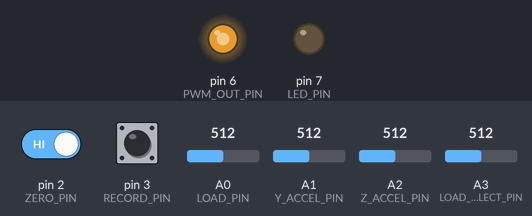
Simulated run of this sketch. Board: Arduino Uno, built with avr-gcc and run on an emulated ATmega328P. Parts: output pins drawn as LEDs (lit = HIGH). Dashed ring = blinking. The inputs (shaded band) are chosen by the test bench; at power-on: pin 3 (RECORD_PIN) HIGH, pin 2 (ZERO_PIN) HIGH, A0 (LOAD_PIN) = 512, A1 (Y_ACCEL_PIN) = 512, A2 (Z_ACCEL_PIN) = 512, A3 (LOAD_SELECT_PIN) = 512. Storage starts empty; what the sketch prints to the serial monitor is not drawn.

Above: at 3.2 s.
3.3 s: pin 3 (RECORD_PIN) pulled LOW for 0.15 s
At 4.3 s:
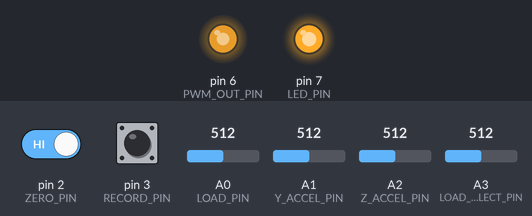
11.6 s: pin 3 (RECORD_PIN) pulled LOW for 1 s
At 13.0 s:
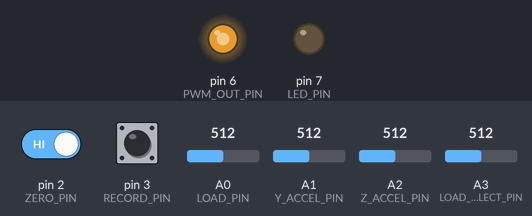
14.1 s: pin 3 (RECORD_PIN) pulsed LOW 5 times (0.12 s each, 0.3 s apart)
At 14.25 s:
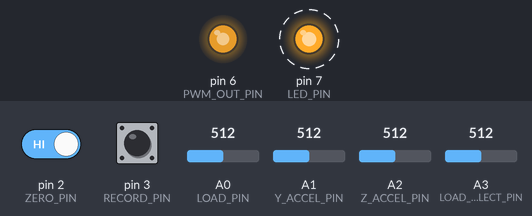
17.1 s: pin 2 (ZERO_PIN) driven LOW and pin 3 (RECORD_PIN) driven LOW
At 18.4 s:
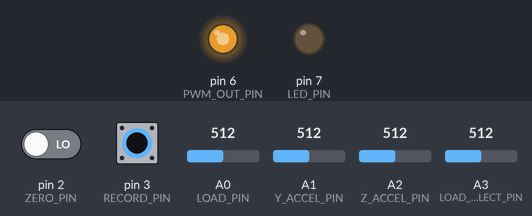
Timing chart, 0 to 19.6 s (numbered marks = the images above; inputs shaded):
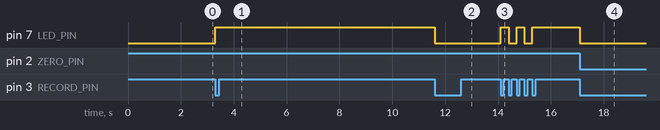

Measured:
- after the input at 3.3 s, pin 7 (LED_PIN): LOW → HIGH at once
- after the input at 11.6 s, pin 7 (LED_PIN): HIGH → LOW at once
- after the input at 14.1 s, pin 7 (LED_PIN): alternates HIGH for 0.30 s and LOW for 0.30 s, 5 changes in all, then stays HIGH, starting at once
- after the input at 17.1 s, pin 7 (LED_PIN): HIGH → LOW at once

The sketch:

Load_Cell_Functions.ino
```cpp
/**************************************************
 * Plane Controls Tester
 * By: Daniel Bachman
 * Date: 4/14/16
 * Last Update: 5/23/16
 *
 *************************************************/
//libraries used in the program
#include <SPI.h>
#include <SD.h>
#include <Bounce2.h>

 //Voltage at AREF
#define ADCRef 5.00
//ADXL355 accelerometer zero and span adjustments
#define zeroY 1.569
#define zeroZ 1.569
#define sensitivityY 0.3
#define sensitivityZ 0.3
//LT167 amplifier zero and span adjustments
#define sensitivityLoad1 1 //tension + compression load cell
#define zeroLoad1 1
#define sensitivityLoad2 1 //compression load cell
#define zeroLoad2 1

//ADXL355 input pins
#define Y_ACCEL_PIN A1
#define Z_ACCEL_PIN A2
//output signal to inject ripple into AREF
#define PWM_OUT_PIN 6
//output status LED
#define LED_PIN 7
//input button interrupts used for zeroing sensors and recording their inputs
#define ZERO_PIN 2
#define RECORD_PIN 3
//input from LT1167
#define LOAD_PIN A0
//input for selecting load cell 1 or 2
#define LOAD_SELECT_PIN A3
//chip select pin for SD card SPI interface
#define CS 10
//define the number of 'oversamples' per reading
#define samples 512

//current file number being written to
byte fileNumber = 0;
//variables for controlling loop time
unsigned long previousMillis = 0;
unsigned int interval = 1000;
//used to begin the zero and record ISR's
volatile boolean recordState = LOW;
volatile boolean zeroState = LOW;
Bounce recordDebounce = Bounce();
Bounce zeroDebounce = Bounce();

void setup()
{
  //start the ripple into AREF
  pinMode(PWM_OUT_PIN, OUTPUT);
  analogWrite(PWM_OUT_PIN, 200);
  //initialize record and zero interrupt pins
  pinMode(RECORD_PIN, INPUT_PULLUP);
  pinMode(ZERO_PIN, INPUT_PULLUP);
  //attach interrupt for record and zero pins
  attachInterrupt(digitalPinToInterrupt(RECORD_PIN), interrupt1, FALLING);
  attachInterrupt(digitalPinToInterrupt(ZERO_PIN), interrupt2, FALLING);
  recordDebounce.attach(RECORD_PIN);
  zeroDebounce.attach(ZERO_PIN);
  recordDebounce.interval(20);
  zeroDebounce.interval(20);
  //initialize status LED
  pinMode(LED_PIN, OUTPUT);
  digitalWrite(LED_PIN, LOW);
  //start serial communication for debugging
  Serial.begin(9600);
  while(!Serial)
  {
    ; //wait for the serial port to connect
  }
  //debugging serial output
  Serial.print("Initializing SD card...");
  //check to see if an SD card is present and can be initialized
  if (!SD.begin(CS))
  {
    Serial.println("CARD NOT PRESENT");
    delay(2000);
    return;
  }
  Serial.println("Card initialized.");
  delay(2000);
}


void loop()
{
  unsigned long currentMillis = millis();
  if(currentMillis - previousMillis > interval)
  {
    unsigned long loopStart = millis();
    previousMillis = currentMillis;
    //take the raw analog readings from the accelerometer and the load cell
    long yAccelReading = highResRead(Y_ACCEL_PIN);
    long zAccelReading = highResRead(Z_ACCEL_PIN);
    long loadReading = highResRead(LOAD_PIN);
    //convert the raw analog readings to actual values
    float accelValue = angleCalc(yAccelReading, zAccelReading);
    float loadValue = loadCalc(loadReading);
    if(recordState == HIGH)
    {
      writeData(accelValue, loadValue);
    }
    unsigned long loopEnd = millis();
    int loopTime = loopEnd - loopStart;
    Serial.print("Angle: ");
    Serial.print(accelValue, 1);
    Serial.print("  Load: ");
    Serial.print(loadValue, 3);
    Serial.print("  Loop Time: ");
    Serial.println(loopTime);
  }
}


//function for oversampling an analog pin in order to increase the resolution
long highResRead(byte pin)
{
  unsigned long value = 0;
  //oversampling to turn the 10 bit ADC into 14 bit
  for(int i=0;i<samples;i++)
  {
    value +=analogRead(pin);
  }
  // average the readings
  value = value/(samples/16);
  return value;
}


//calculating a floating point angle using the input from 2 14-bit values from the axes of an accelerometer
float angleCalc(long yValue, long zValue)
{
  float yv = (yValue/16384.0*ADCRef-zeroY)/sensitivityY;
  float zv = (zValue/16384.0*ADCRef-zeroZ)/sensitivityZ;
  float angleX = atan2(-yv, -zv)*57.2957795+180;
  return angleX;
}


//converting the 14-bit value for load into a float measured in lbs
float loadCalc(long loadValue)
{
  int load_state = analogRead(LOAD_SELECT_PIN);
  if(load_state < 512)
  {
    float load = (loadValue/16384.0*ADCRef-zeroLoad1)/sensitivityLoad1;
    return load;
  }
  else if(load_state >= 512)
  {
    float load = (loadValue/16384.0*ADCRef-zeroLoad2)/sensitivityLoad2;
    return load;
  }
  else
  {
    Serial.println("LOAD CALCULATION ERROR");
  }
}


//write to a file on the SD card
void writeData(float value1, float value2)
{
  String fileName = "File" + String(fileNumber) + ".txt";
  String values = "";
  values += String(value1) + "," + String(value2);

  File dataFile = SD.open(fileName, FILE_WRITE);

  if(dataFile)
  {
    dataFile.println(values);
    dataFile.close();
    //Serial.println(values); //debugging...
  }
  else
  {
    Serial.println("error opening" + String(fileName));
  }
  delay(1);
}


//ISR for the record button
void interrupt1()
{
  static unsigned long last_interrupt_time = 0;
  unsigned long interrupt_time = millis();
  // If interrupts come faster than 200ms, assume it's a bounce and ignore
  if (interrupt_time - last_interrupt_time > 200)
  {
   recordInterrupt();
  }
  last_interrupt_time = interrupt_time;
}


void recordInterrupt()
{
  recordState = !recordState;
  if (recordState == HIGH)
  {
    fileNumber += 1;
    digitalWrite(LED_PIN, HIGH);
    Serial.print("RECORDING");
  }
  else
  {
    digitalWrite(LED_PIN, LOW);
    Serial.print("STOPPED");
  }
}
//ISR for the zero button
void interrupt2()
{
  Serial.print("ZERO!");
}

void blinkLED(byte numBlinks, int delayTime)
{
  for(int i=0; i<numBlinks; i++)
  {
     digitalWrite(LED_PIN, HIGH);
     delay(delayTime);
     digitalWrite(LED_PIN, LOW);
     delay(delayTime);
  }
}
```
